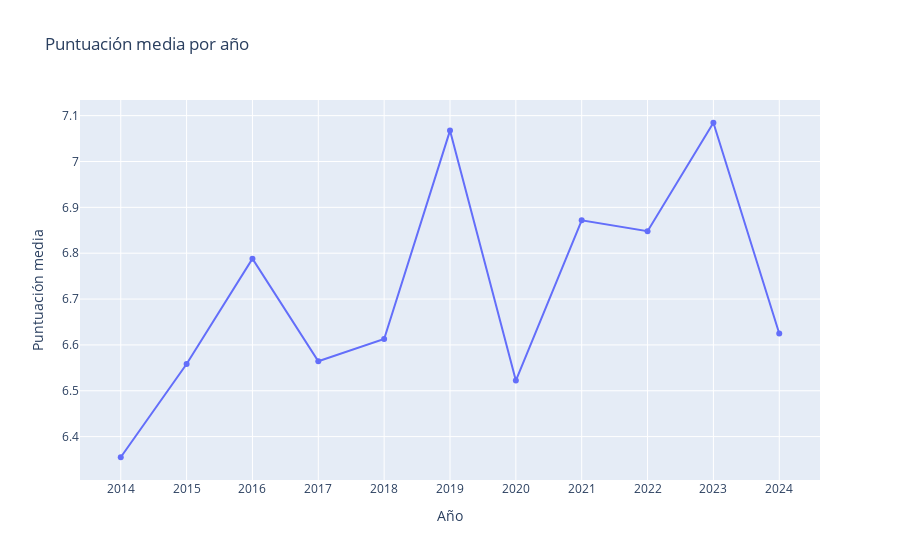

The cell this chart's notebook holds for it:
### Markdown cell above
VISUALIZACIÓN: PRESENTACIÓN DE LOS GRÁFICOS Y CONCLUSIONES

### Code cell
media_por_ano()

### Figure 1 — Plotly figure (JSON) as saved in the notebook; plotly's stock layout.template omitted (floating-point values rounded to 4 significant figures)
{"data": [{"hovertemplate": "Año: %{x}<br>Puntuación: %{y:.2f}", "legendgroup": "", "line": {"color": "#636efa", "dash": "solid"}, "marker": {"symbol": "circle"}, "mode": "lines+markers", "name": "", "orientation": "v", "showlegend": false, "type": "scatter", "x": [2014, 2015, 2016, 2017, 2018, 2019, 2020, 2021, 2022, 2023, 2024], "xaxis": "x", "y": [6.355, 6.558, 6.788, 6.564, 6.613, 7.067, 6.522, 6.872, 6.848, 7.085, 6.625], "yaxis": "y"}], "layout": {"legend": {"tracegroupgap": 0}, "title": {"text": "Puntuación media por año"}, "xaxis": {"anchor": "y", "domain": [0, 1], "dtick": 1, "tickmode": "linear", "title": {"text": "Año"}}, "yaxis": {"anchor": "x", "domain": [0, 1], "title": {"text": "Puntuación media"}}}}
